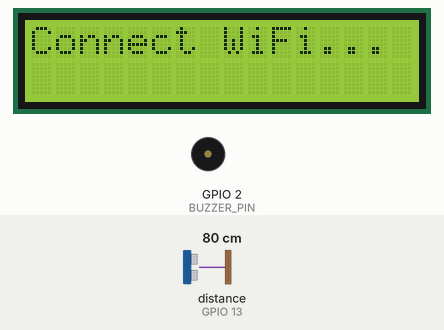
Simulated run of this sketch. Board: ESP32. On the bench: 16×2 character LCD, buzzer (waves = sounding, pin HIGH). Wiring (inferred from the names in the program): ultrasonic range finder: trigger GPIO 12; echo GPIO 13. The inputs (shaded band) are chosen by the test bench; at power-on: distance to the obstacle (sensor on GPIO 13) 80 cm. The echo pulse lasts 58.3 µs per cm; WiFi joins after 1.5 s; servers stay silent unless stated; uploads are accepted with an empty reply; the local clock reads 2024-03-15 10:24:30 at power-on unless the sketch sets it; the camera gives no picture; pins used as bus, display or sensor lines are not drawn; what the sketch prints to the serial monitor is not drawn.

Above: at 0.4 s.
At 3.96 s:
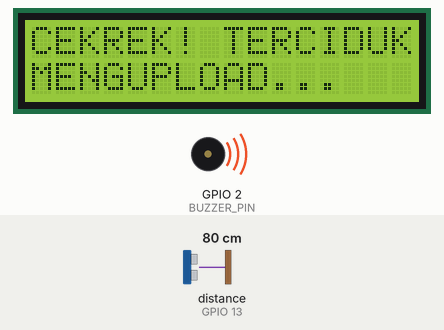
4.2 s: distance to the obstacle (sensor on GPIO 13) set to 97 cm
At 5.2 s:
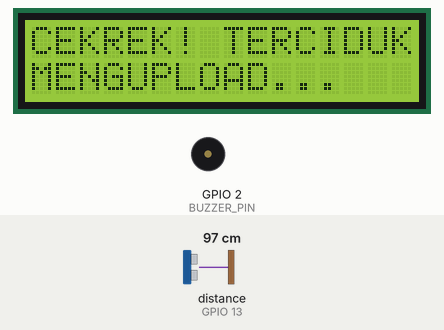
6.9 s: distance to the obstacle (sensor on GPIO 13) set to 106 cm
8.4 s: distance to the obstacle (sensor on GPIO 13) set to 2 cm
At 11.11 s:
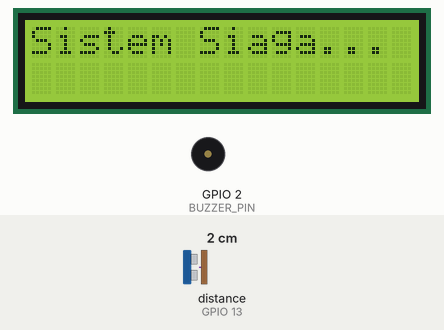
Timing chart, 0 to 17.1 s (numbered marks = the images above; inputs shaded):
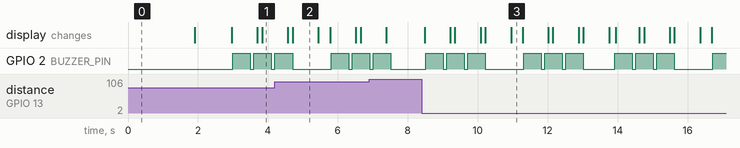

Measured:
- after the input at 8.4 s, GPIO 2 (BUZZER_PIN): LOW → HIGH after 0.11 s, → LOW 0.50 s later, → HIGH 0.10 s later, → LOW 0.50 s later, … (19 changes in this stretch); the display: first changes after 0.08 s (image 3 shows a later state)
- what the display in image 2 shows lasts 0.7 s, from 4.7 s to 5.4 s

The sketch:

Tubes_IoT.ino
```cpp
#include <WiFi.h>
#include <HTTPClient.h>
#include <ArduinoJson.h>
#include <Wire.h>
#include <LiquidCrystal_I2C.h>
#include "esp_camera.h"
#include "time.h"

const char* ssid = "Linksys";
const char* password = "AbednegoLinksys";

String SUPABASE_URL = "https://teennmkmzhhltjxujccz.supabase.co";
String SUPABASE_KEY = "eyJhbGciOiJIUzI1NiIsInR5cCI6IkpXVCJ9.eyJpc3MiOiJzdXBhYmFzZSIsInJlZiI6InRlZW5ubWttemhobHRqeHVqY2N6Iiwicm9sZSI6ImFub24iLCJpYXQiOjE3NjMwNzk3ODUsImV4cCI6MjA3ODY1NTc4NX0.yXIbih2oMiw94Q-2gG-6Yh4ZGidHpPIpeuZDAwbH_DM";

const char* ntpServer = "pool.ntp.org";
const long  gmtOffset_sec = 25200; // UTC +7 (WIB)
const int   daylightOffset_sec = 0;

const int TRIG_PIN = 12;
const int ECHO_PIN = 13;
const int SDA_PIN = 14;
const int SCL_PIN = 15;
const int BUZZER_PIN = 2;

#define PWDN_GPIO_NUM     32
#define RESET_GPIO_NUM    -1
#define XCLK_GPIO_NUM      0
#define SIOD_GPIO_NUM     26
#define SIOC_GPIO_NUM     27
#define Y9_GPIO_NUM       35
#define Y8_GPIO_NUM       34
#define Y7_GPIO_NUM       39
#define Y6_GPIO_NUM       36
#define Y5_GPIO_NUM       21
#define Y4_GPIO_NUM       19
#define Y3_GPIO_NUM       18
#define Y2_GPIO_NUM        5
#define VSYNC_GPIO_NUM    25
#define HREF_GPIO_NUM     23
#define PCLK_GPIO_NUM     22

LiquidCrystal_I2C lcd(0x27, 16, 2);
int triggerJarak = 100;
bool sedangAksi = false;
unsigned long WAKTU_POLLING_TERAKHIR = 0;
const long INTERVAL_POLLING = 5000;

TaskHandle_t TaskAlarmHandle;
volatile bool startAlarmSequence = false; // Pemicu
volatile int alarmCount = 0;
volatile int alarmDuration = 0;
volatile int alarmDelay = 0;

void TaskAlarmCode( void * pvParameters ){
  for(;;){
    // Cek apakah 'Bos' (Core 1) menyuruh bunyikan alarm?
    if (startAlarmSequence) {

      // Loop bunyi alarm
      for (int i = 0; i < alarmCount; i++) {
        digitalWrite(BUZZER_PIN, HIGH);
        vTaskDelay(alarmDuration / portTICK_PERIOD_MS);
        digitalWrite(BUZZER_PIN, LOW);

        if (i < alarmCount - 1) {
           vTaskDelay(alarmDelay / portTICK_PERIOD_MS);
        }
      }
      // Reset pemicu setelah selesai bunyi
      startAlarmSequence = false;
    }
    vTaskDelay(100 / portTICK_PERIOD_MS); // Istirahat sebentar (wajib)
  }
}

void setup() {
  Serial.begin(115200);

  pinMode(TRIG_PIN, OUTPUT);
  pinMode(ECHO_PIN, INPUT);
  pinMode(BUZZER_PIN, OUTPUT);
  digitalWrite(BUZZER_PIN, LOW);

  Wire.begin(SDA_PIN, SCL_PIN);
  lcd.init();
  lcd.backlight();
  lcd.print("Booting System...");

  xTaskCreatePinnedToCore(
      TaskAlarmCode,   /* Fungsi tugas */
      "TaskAlarm",     /* Nama */
      2048,            /* Stack size */
      NULL,            /* Parameter */
      1,               /* Prioritas */
      &TaskAlarmHandle,/* Handle */
      0);              /* Core 0 (Background) */

  camera_config_t config;
  config.ledc_channel = LEDC_CHANNEL_0;
  config.ledc_timer = LEDC_TIMER_0;
  config.pin_d0 = Y2_GPIO_NUM;
  config.pin_d1 = Y3_GPIO_NUM;
  config.pin_d2 = Y4_GPIO_NUM;
  config.pin_d3 = Y5_GPIO_NUM;
  config.pin_d4 = Y6_GPIO_NUM;
  config.pin_d5 = Y7_GPIO_NUM;
  config.pin_d6 = Y8_GPIO_NUM;
  config.pin_d7 = Y9_GPIO_NUM;
  config.pin_xclk = XCLK_GPIO_NUM;
  config.pin_pclk = PCLK_GPIO_NUM;
  config.pin_vsync = VSYNC_GPIO_NUM;
  config.pin_href = HREF_GPIO_NUM;
  config.pin_sscb_sda = SIOD_GPIO_NUM;
  config.pin_sscb_scl = SIOC_GPIO_NUM;
  config.pin_pwdn = PWDN_GPIO_NUM;
  config.pin_reset = RESET_GPIO_NUM;
  config.xclk_freq_hz = 20000000;
  config.pixel_format = PIXFORMAT_JPEG;
  config.frame_size = FRAMESIZE_VGA;
  config.jpeg_quality = 12;
  config.fb_count = 1;

  if (esp_camera_init(&config) != ESP_OK) {
    Serial.println("Kamera Gagal!");
    lcd.clear(); lcd.print("Cam Failed");
    return;
  }

  WiFi.begin(ssid, password);
  lcd.clear(); lcd.print("Connect WiFi...");
  while (WiFi.status() != WL_CONNECTED) {
    delay(500);
    Serial.print(".");
  }
  Serial.println("\nWiFi Connected!");

  configTime(gmtOffset_sec, daylightOffset_sec, ntpServer);
  struct tm timeinfo;
  if(getLocalTime(&timeinfo)){
    Serial.println("Jam Update: OK");
  }

  lcd.clear(); lcd.print("System Ready!");
  delay(1000);
  lcd.clear(); lcd.print("Menunggu...");
}

void loop() {
  if (!sedangAksi) {
    int jarak = bacaJarakUltrasonik();

    if (jarak < triggerJarak && jarak > 0) {
      jalankanAksiTrigger();
    }

    unsigned long now = millis();
    if (now - WAKTU_POLLING_TERAKHIR > INTERVAL_POLLING) {
      WAKTU_POLLING_TERAKHIR = now;
      cekPerintahBaru();
    }
  }
  delay(100);
}

void jalankanAksiTrigger() {
  sedangAksi = true;
  Serial.println(">>> TRIGGERED! MULTITASKING START <<<");

  lcd.clear();
  lcd.print("CEKREK! TERCIDUK");
  lcd.setCursor(0, 1);
  lcd.print("MENGUPLOAD...");

  alarmCount = 3;
  alarmDuration = 500;
  alarmDelay = 100;

  startAlarmSequence = true;

  String urlFoto = ambilDanUploadFoto();

  if (urlFoto != "") {
    kirimLogKeSupabase("Objek terdeteksi!", urlFoto);
  }

  lcd.clear();
  lcd.print("Sistem Siaga...");
  sedangAksi = false;
}

String getNamaFileWaktu() {
  struct tm timeinfo;
  if(!getLocalTime(&timeinfo)){
    return "foto_" + String(millis()) + ".jpg";
  }
  char timeStringBuff[50];
  strftime(timeStringBuff, sizeof(timeStringBuff), "foto_%Y-%m-%d_%H-%M-%S.jpg", &timeinfo);
  return String(timeStringBuff);
}

int bacaJarakUltrasonik() {
  digitalWrite(TRIG_PIN, LOW); delayMicroseconds(2);
  digitalWrite(TRIG_PIN, HIGH); delayMicroseconds(10);
  digitalWrite(TRIG_PIN, LOW);
  long duration = pulseIn(ECHO_PIN, HIGH);
  return duration * 0.034 / 2;
}

String ambilDanUploadFoto() {
  camera_fb_t * fb = esp_camera_fb_get();
  esp_camera_fb_return(fb);
  delay(200);

  Serial.println("Core 1: Mengambil Foto...");
  fb = esp_camera_fb_get();
  if (!fb) return "";

  Serial.println("Core 1: Mengupload...");
  HTTPClient http;
  String namaFile = getNamaFileWaktu();
  String urlUpload = SUPABASE_URL + "/storage/v1/object/foto_iot/" + namaFile;

  http.begin(urlUpload);
  http.addHeader("Authorization", "Bearer " + SUPABASE_KEY);
  http.addHeader("apikey", SUPABASE_KEY);
  http.addHeader("Content-Type", "image/jpeg");

  int httpResponseCode = http.POST(fb->buf, fb->len);
  esp_camera_fb_return(fb);

  if (httpResponseCode == 200) {
    Serial.println("Core 1: Upload Sukses!");
    return SUPABASE_URL + "/storage/v1/object/public/foto_iot/" + namaFile;
  } else {
    Serial.print("Core 1: Upload Gagal. Code: "); Serial.println(httpResponseCode);
    return "";
  }
  http.end();
}

void kirimLogKeSupabase(String pesan, String urlFoto) {
  StaticJsonDocument<200> doc;
  doc["pesan"] = pesan;
  doc["url_foto"] = urlFoto;
  String jsonBody;
  serializeJson(doc, jsonBody);

  HTTPClient http;
  http.begin(SUPABASE_URL + "/rest/v1/log_deteksi");
  http.addHeader("Authorization", "Bearer " + SUPABASE_KEY);
  http.addHeader("apikey", SUPABASE_KEY);
  http.addHeader("Content-Type", "application/json");
  http.addHeader("Prefer", "return=minimal");
  http.POST(jsonBody);
  http.end();
}

void cekPerintahBaru() {
  Serial.println("Cek perintah...");
  HTTPClient http;
  String urlGet = SUPABASE_URL + "/rest/v1/perintah_device?sudah_dieksekusi=eq.false&limit=1&order=created_at.asc";

  http.begin(urlGet);
  http.addHeader("Authorization", "Bearer " + SUPABASE_KEY);
  http.addHeader("apikey", SUPABASE_KEY);

  if (http.GET() == 200) {
    String payload = http.getString();
    StaticJsonDocument<1024> doc;
    deserializeJson(doc, payload);

    if (doc.size() > 0) {
      JsonObject cmd = doc[0];
      long id = cmd["id"];
      String tipe = cmd["tipe_perintah"];
      JsonObject data = cmd["payload"];

      bool sukses = false;
      if (tipe == "alarm") {
         alarmCount = data["count"];
         alarmDuration = data["duration"];
         alarmDelay = data["delay"];
         startAlarmSequence = true;
         sukses = true;
      }
      else if (tipe == "lcd") {
         String t = data["teks"];
         lcd.clear(); lcd.print(t.substring(0,16));
         if(t.length()>16) { lcd.setCursor(0,1); lcd.print(t.substring(16,32)); }
         sukses = true;
      }
      else if (tipe == "jarak") {
         triggerJarak = data["jarak"];
         lcd.clear(); lcd.print("Jarak Baru:"); lcd.setCursor(0,1); lcd.print(triggerJarak);
         sukses = true;
      }
      else if (tipe == "foto") {
         String url = ambilDanUploadFoto();
         if(url != "") {
           kirimLogKeSupabase("Foto Request Web", url);
           sukses = true;
         }
      }

      if (sukses) {
         HTTPClient httpUpdate;
         httpUpdate.begin(SUPABASE_URL + "/rest/v1/perintah_device?id=eq." + String(id));
         httpUpdate.addHeader("Authorization", "Bearer " + SUPABASE_KEY);
         httpUpdate.addHeader("apikey", SUPABASE_KEY);
         httpUpdate.addHeader("Content-Type", "application/json");
         httpUpdate.PATCH("{\"sudah_dieksekusi\": true}");
         httpUpdate.end();
      }
    }
  }
  http.end();
}
```
